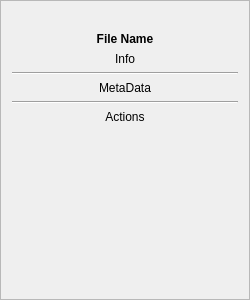
<?xml version="1.0" encoding="UTF-8"?>
<ui version="4.0">
 <class>InfoFrame</class>
 <widget class="QFrame" name="InfoFrame">
  <property name="geometry">
   <rect>
    <x>0</x>
    <y>0</y>
    <width>250</width>
    <height>300</height>
   </rect>
  </property>
  <property name="windowTitle">
   <string>Frame</string>
  </property>
  <property name="frameShape">
   <enum>QFrame::StyledPanel</enum>
  </property>
  <property name="frameShadow">
   <enum>QFrame::Plain</enum>
  </property>
  <layout class="QVBoxLayout" name="verticalLayout">
   <item>
    <widget class="QLabel" name="iconLabel">
     <property name="alignment">
      <set>Qt::AlignCenter</set>
     </property>
    </widget>
   </item>
   <item>
    <widget class="QLabel" name="fileNameLabel">
     <property name="font">
      <font>
       <weight>75</weight>
       <bold>true</bold>
      </font>
     </property>
     <property name="text">
      <string>File Name</string>
     </property>
     <property name="alignment">
      <set>Qt::AlignCenter</set>
     </property>
     <property name="wordWrap">
      <bool>true</bool>
     </property>
    </widget>
   </item>
   <item>
    <widget class="QLabel" name="additionalInfoLabel">
     <property name="text">
      <string>Info</string>
     </property>
     <property name="alignment">
      <set>Qt::AlignCenter</set>
     </property>
    </widget>
   </item>
   <item>
    <widget class="Line" name="firstLine">
     <property name="orientation">
      <enum>Qt::Horizontal</enum>
     </property>
    </widget>
   </item>
   <item>
    <widget class="QLabel" name="metadataLabel">
     <property name="text">
      <string>MetaData</string>
     </property>
     <property name="alignment">
      <set>Qt::AlignCenter</set>
     </property>
     <property name="wordWrap">
      <bool>true</bool>
     </property>
    </widget>
   </item>
   <item>
    <widget class="Line" name="secondLine">
     <property name="orientation">
      <enum>Qt::Horizontal</enum>
     </property>
    </widget>
   </item>
   <item>
    <widget class="QLabel" name="actionsLabel">
     <property name="text">
      <string>Actions</string>
     </property>
     <property name="alignment">
      <set>Qt::AlignCenter</set>
     </property>
    </widget>
   </item>
   <item>
    <spacer name="verticalSpacer">
     <property name="orientation">
      <enum>Qt::Vertical</enum>
     </property>
     <property name="sizeHint" stdset="0">
      <size>
       <width>20</width>
       <height>40</height>
      </size>
     </property>
    </spacer>
   </item>
  </layout>
 </widget>
 <resources/>
 <connections/>
</ui>
